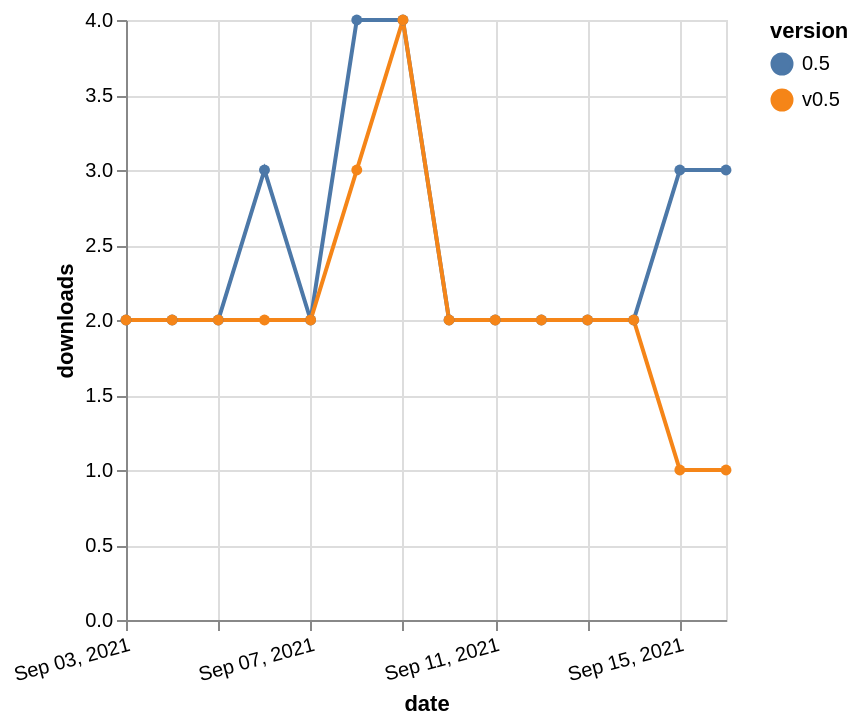

Specify this chart in Vega-Lite:
### Vega-Lite specification from a JSON file in a GitHub repository (floating-point values rounded to 4 significant figures)
{"$schema": "https://vega.github.io/schema/vega-lite/v5.json", "description": "A simple bar chart with embedded data.", "data": {"values": [{"date": "2021-09-03", "total": 853, "delta": 2, "version": "0.5"}, {"date": "2021-09-04", "total": 855, "delta": 2, "version": "0.5"}, {"date": "2021-09-05", "total": 857, "delta": 2, "version": "0.5"}, {"date": "2021-09-06", "total": 860, "delta": 3, "version": "0.5"}, {"date": "2021-09-07", "total": 862, "delta": 2, "version": "0.5"}, {"date": "2021-09-08", "total": 866, "delta": 4, "version": "0.5"}, {"date": "2021-09-09", "total": 870, "delta": 4, "version": "0.5"}, {"date": "2021-09-10", "total": 872, "delta": 2, "version": "0.5"}, {"date": "2021-09-11", "total": 874, "delta": 2, "version": "0.5"}, {"date": "2021-09-12", "total": 876, "delta": 2, "version": "0.5"}, {"date": "2021-09-13", "total": 878, "delta": 2, "version": "0.5"}, {"date": "2021-09-14", "total": 880, "delta": 2, "version": "0.5"}, {"date": "2021-09-15", "total": 883, "delta": 3, "version": "0.5"}, {"date": "2021-09-16", "total": 886, "delta": 3, "version": "0.5"}, {"date": "2021-09-03", "total": 2490, "delta": 2, "version": "v0.5"}, {"date": "2021-09-04", "total": 2492, "delta": 2, "version": "v0.5"}, {"date": "2021-09-05", "total": 2494, "delta": 2, "version": "v0.5"}, {"date": "2021-09-06", "total": 2496, "delta": 2, "version": "v0.5"}, {"date": "2021-09-07", "total": 2498, "delta": 2, "version": "v0.5"}, {"date": "2021-09-08", "total": 2501, "delta": 3, "version": "v0.5"}, {"date": "2021-09-09", "total": 2505, "delta": 4, "version": "v0.5"}, {"date": "2021-09-10", "total": 2507, "delta": 2, "version": "v0.5"}, {"date": "2021-09-11", "total": 2509, "delta": 2, "version": "v0.5"}, {"date": "2021-09-12", "total": 2511, "delta": 2, "version": "v0.5"}, {"date": "2021-09-13", "total": 2513, "delta": 2, "version": "v0.5"}, {"date": "2021-09-14", "total": 2515, "delta": 2, "version": "v0.5"}, {"date": "2021-09-15", "total": 2516, "delta": 1, "version": "v0.5"}, {"date": "2021-09-16", "total": 2517, "delta": 1, "version": "v0.5"}]}, "width": "container", "mark": {"type": "line", "point": {"filled": true}}, "encoding": {"x": {"field": "date", "type": "temporal", "timeUnit": "yearmonthdate", "title": "date", "axis": {"labelAngle": -15}}, "y": {"field": "delta", "type": "quantitative", "title": "downloads"}, "color": {"field": "version", "type": "nominal"}, "tooltip": {"field": "delta"}}}
